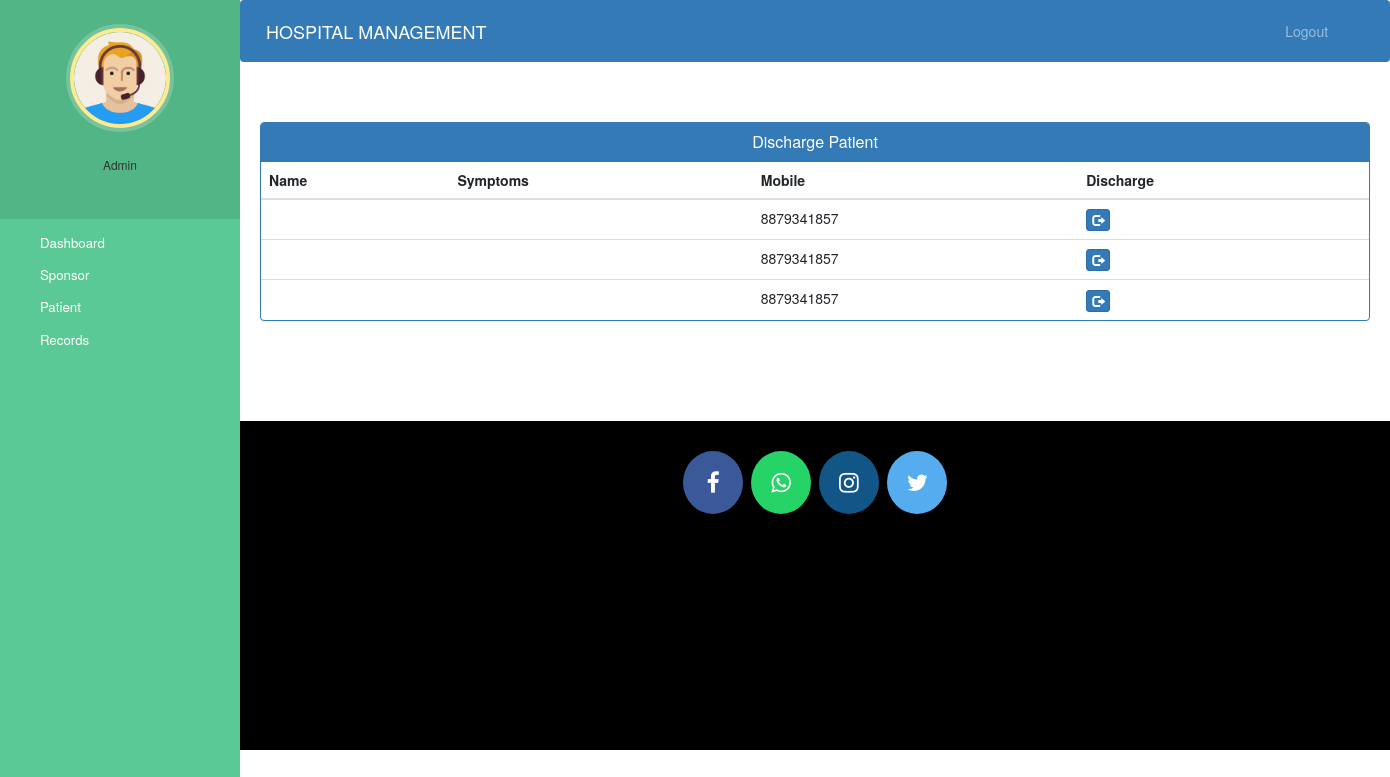
The app's page /admin-discharge-patient (signed in) with its own data.
### hospital/models.py (models this page shows, shortened)
class Patient(models.Model):
    user = models.OneToOneField(User, on_delete=models.CASCADE)  # For username, password, email
    profile_pic = models.ImageField(upload_to='profile_pic/PatientProfilePic/', null=True, blank=True)
    address = models.CharField(max_length=255)  # Increased max length for full address
    mobile = models.CharField(max_length=15, null=False)
    disease = models.CharField(max_length=100, null=False)
    hospital = models.CharField(max_length=100, null=False)
    medical_expense = models.DecimalField(max_digits=10, decimal_places=2)  # Expense to be sponsored
    income = models.DecimalField(max_digits=10, decimal_places=2)  # Annual income for eligibility check
    proof_of_poverty = models.FileField(upload_to='proof_of_poverty/', null=False)  # Upload proof
    prescription = models.FileField(upload_to='prescriptions/', null=True, blank=True)  # Optional
    bill = models.FileField(upload_to='bills/', null=True, blank=True)  # Optional
    status = models.BooleanField(default=False)  # Approval status for sponsorship
    admit_date = models.DateField(auto_now_add=True)
    assignedDoctorId = models.PositiveIntegerField(null=True)
    @property
    def get_name(self):
        return self.user.first_name + " " + self.user.last_name

### hospital/views.py (the view)
# urls.py: path('admin-discharge-patient', views.admin_discharge_patient_view,name='admin-discharge-patient'),
@login_required(login_url='adminlogin')
@user_passes_test(is_admin)
def admin_discharge_patient_view(request):
    patients=models.Patient.objects.all().filter(status=True)
    return render(request,'hospital/admin_discharge_patient.html',{'patients':patients})

### hospital/views.py (called while the page is built)
def is_admin(user):
    return user.is_superuser

### templates/hospital/admin_discharge_patient.html (shortened to what this page needs)
{% extends 'hospital/admin_base.html' %}
{% block content %}
<head>
  <link href="//netdna.bootstrapcdn.com/bootstrap/3.0.0/css/bootstrap.min.css" rel="stylesheet" id="bootstrap-css">
</head>
<div class="container">
  <div class="panel panel-primary">
    <div class="panel-heading">
      <h6 class="panel-title">Discharge Patient</h6>
    </div>
    <table class="table table-hover" id="dev-table">
      <thead>
        <tr>
          <th>Name</th>
          <th>Symptoms</th>
          <th>Mobile</th>
          <th>Discharge</th>
        </tr>
      </thead>
      {% for p in patients %}
      <tr>
        <td> {{p.get_name}}</td>
        <td>{{p.symptoms}}</td>
        <td>{{p.mobile}}</td>
        <td><a class="btn btn-primary btn-xs" href="{% url 'discharge-patient' p.id  %}"><span class="glyphicon glyphicon-log-out"></span></a></td>
      </tr>
      {% endfor %}
    </table>
  </div>
</div>
{% endblock content %}

### static/style.css (style rules this page uses)
body { padding-left: 240px; }

### templates/hospital/admin_base.html (style rules this page uses)
a:link { text-decoration: none; }
a { color: white; }
body { padding-left: 240px; }

### templates/hospital/admin_discharge_patient.html (style rules this page uses)
a:link { text-decoration: none; }
h6 { text-align: center; }

### records on screen
Patient: mobile "8879341857"
Patient: mobile "8879341857"
Patient: mobile "8879341857"
